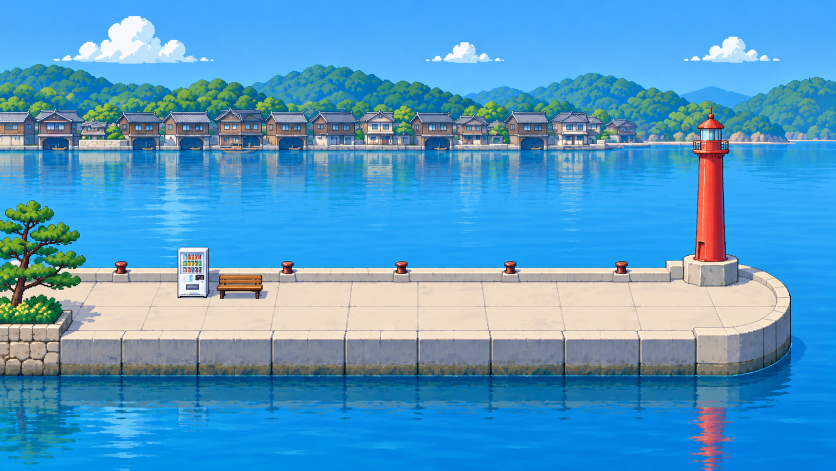
#> input picture src/assets/quiet_bay_src.webp, 1672 x 941 px (shown at 1/2 size)
$ python process_quiet_bay.py
#> lines starting #> are read from the running program, lines starting #| are printed output that depends on the picture; after the words box and inside, x2 and y2 are one past the last pixel; in counts of white or black regions, pixels touching at a corner belong together
"""Quiet Bay background: key the sky out (code sky shows through), scale to 1024x576, write the thumb.

Usage: python3 scripts/process_quiet_bay.py   (reads src/assets/quiet_bay_src.webp)
Sky = bright blue (b >= 228) or near-white cloud pixels, connected to the top edge, above the hills.
Distant blue-grey mountains are darker (b < 215), so they stay.
"""
import os
import numpy as np
from PIL import Image
from scipy import ndimage

ROOT = os.path.dirname(os.path.dirname(os.path.abspath(__file__)))
SRC = os.path.join(ROOT, 'src/assets/quiet_bay_src.webp')
OUT = os.path.join(ROOT, 'public/maps/quiet_bay.webp')
THUMB = os.path.join(ROOT, 'public/maps/thumbs/quiet_bay.webp')
W, H = 1024, 576


def main():
    im = Image.open(SRC).convert('RGB')
#> im is the input picture: PIL image 1672x941 RGB; mean R, G, B 82.2, 155.1, 199.7
    a = np.array(im).astype(int)
    r, g, b = a[..., 0], a[..., 1], a[..., 2]
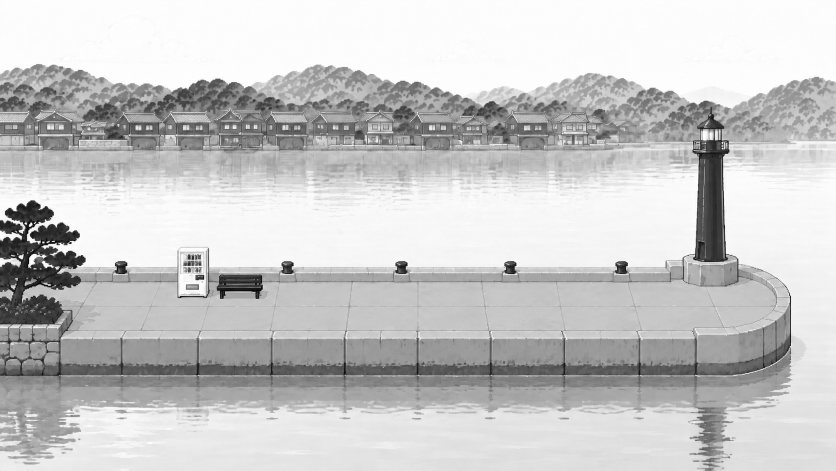
#> b: shape (941, 1672) int64 (shown at 1/2 size); min 0, max 255, mean 199.7
    blue = (b >= 228) & (g >= 150) & (r < g)
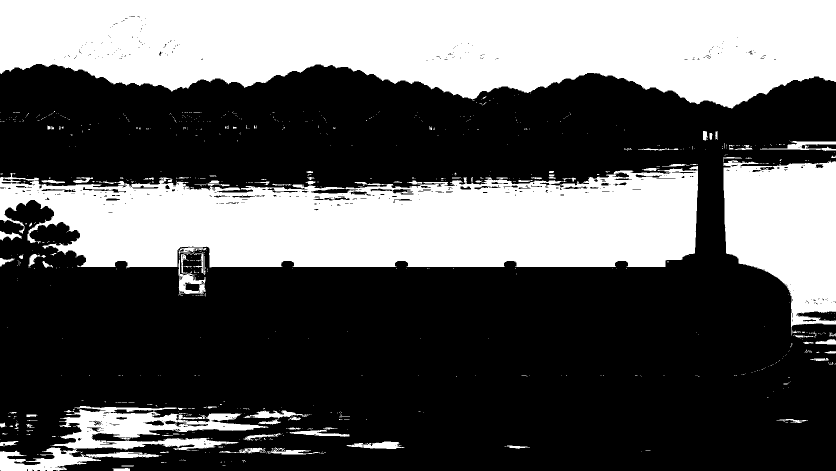
#> blue: shape (941, 1672) bool (shown at 1/2 size); 36.8% white; 840 white regions (741 under 20 px), largest, box (x1, y1, x2, y2) and area: (0, 0, 1672, 217) 275721, (0, 332, 1396, 535) 209154, (1447, 320, 1672, 671) 55451
    cloud = (r > 165) & (g > 195) & (b > 228)
#> cloud: shape (941, 1672) bool; 1.6% white; 710 white regions (647 under 20 px), largest, box (x1, y1, x2, y2) and area: (145, 32, 395, 127) 12490, (1404, 73, 1518, 125) 3440, (357, 495, 416, 592) 2296
    sky_like = blue | cloud
#> sky_like: shape (941, 1672) bool; 37.1% white; 1238 white regions (1098 under 20 px), largest, box (x1, y1, x2, y2) and area: (0, 0, 1672, 217) 276073, (0, 332, 1396, 535) 209154, (1447, 320, 1672, 671) 55451
    sky_like[int(a.shape[0] * 0.36):] = False  # never below the far shore
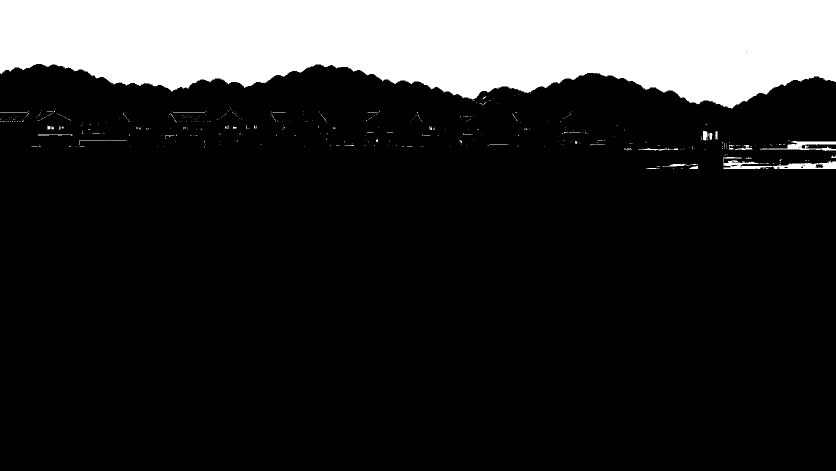
#> sky_like: shape (941, 1672) bool (shown at 1/2 size); 17.9% white; 449 white regions (418 under 20 px), largest, box (x1, y1, x2, y2) and area: (0, 0, 1672, 217) 276073, (1447, 320, 1672, 338) 2044, (1520, 282, 1672, 302) 1167
    lab, _ = ndimage.label(sky_like)
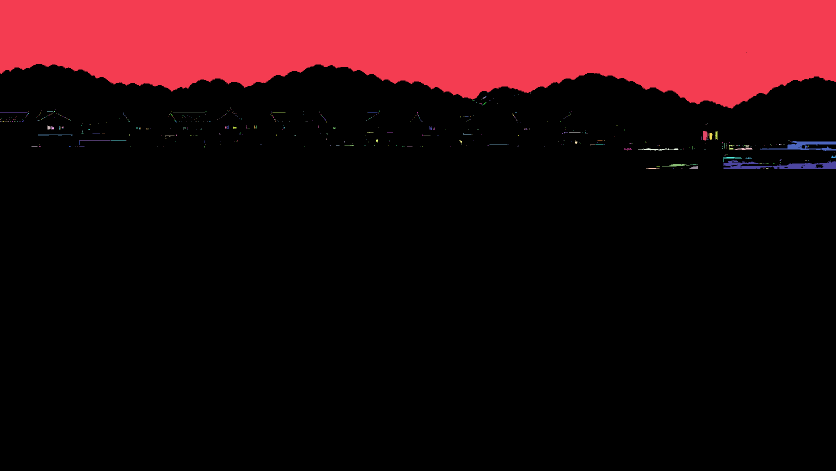
#> lab: shape (941, 1672) int32 (shown at 1/2 size); 512 distinct labels, from 0 to 511; one colour per label, 0 black
    top = set(np.unique(lab[0])) - {0}
#> top = 1 item
    sky = np.isin(lab, list(top))
#> sky: shape (941, 1672) bool; 17.5% white; 1 white region, box (x1, y1, x2, y2) and area: (0, 0, 1672, 217) 276073
    sky = ndimage.binary_closing(sky, iterations=2) & ~ndimage.binary_erosion(~sky_like, iterations=0)
#> sky: shape (941, 1672) bool; 17.3% white; 1 white region, box (x1, y1, x2, y2) and area: (2, 2, 1670, 217) 272297
    alpha = Image.fromarray(((~sky) * 255).astype(np.uint8))
    rgb = im.resize((W, H), Image.Resampling.LANCZOS)
    al = np.array(alpha.resize((W, H), Image.Resampling.BOX))
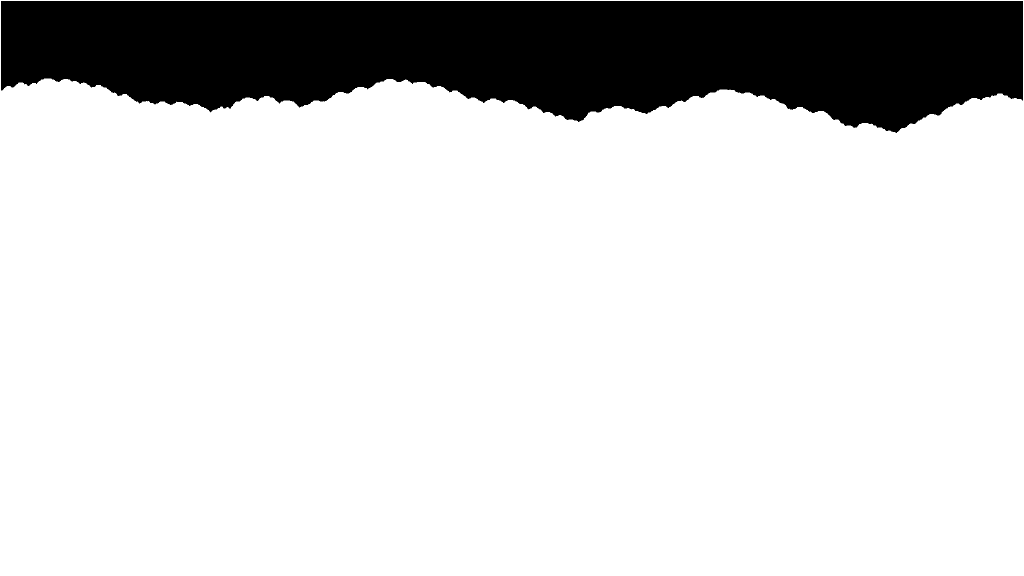
#> al: shape (576, 1024); min 0, max 255, mean 210.7
    al = np.where(al >= 140, 255, 0).astype(np.uint8)
#> al: shape (576, 1024); 82.6% white; 1 black region, box (x1, y1, x2, y2) and area: (1, 1, 1023, 133) 102549
    out = np.dstack([np.array(rgb), al])
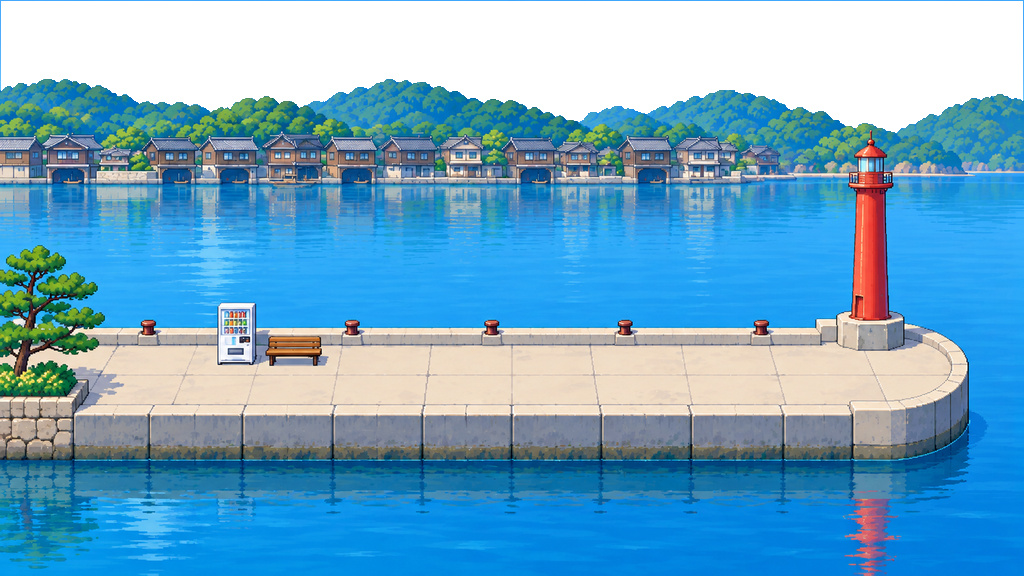
#> out: shape (576, 1024, 4); mean R, G, B, A 82.2, 155.1, 199.7, 210.7; transparent parts drawn white
    Image.fromarray(out, 'RGBA').save(OUT, 'WEBP', lossless=True)
    # horizon: lowest keyed row
    rows = np.nonzero((al == 0).any(axis=1))[0]
#> rows = 132 values from 1 to 132
    print('saved', OUT, 'sky rows 0..', rows.max() if len(rows) else None)
#| saved public/maps/quiet_bay.webp sky rows 0.. 132
    Image.fromarray(out, 'RGBA').convert('RGB').resize((320, 180), Image.Resampling.LANCZOS).save(THUMB, 'WEBP', quality=88)
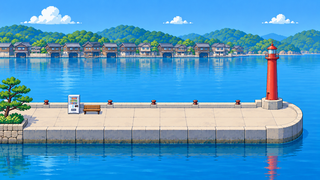
#> saved as quiet_bay.webp: PIL image 320x180 RGB; mean R, G, B 82.2, 155.1, 199.7
    print('thumb', THUMB)


if __name__ == '__main__':
    main()

$ run again, with src/assets/arrival_hall_src.webp copied over src/assets/quiet_bay_src.webp
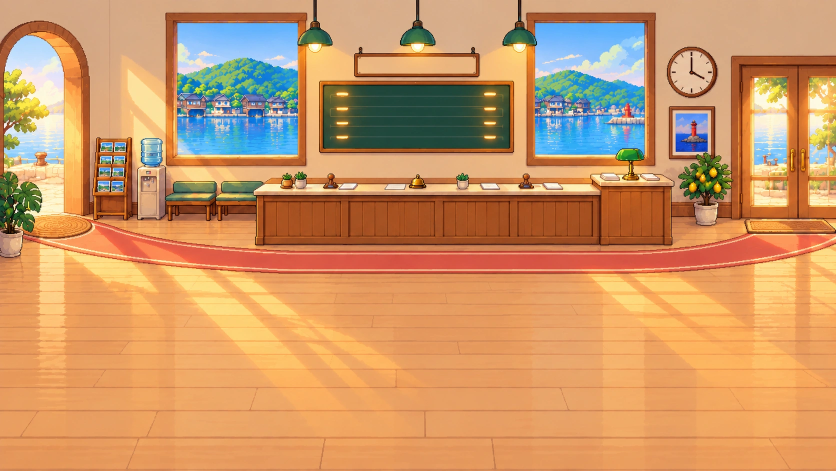
#> input picture src/assets/arrival_hall_src.webp, 1672 x 941 px (shown at 1/2 size)
#> in main, im is the input picture: PIL image 1672x941 RGB; mean R, G, B 203.9, 151, 103.8
#> blue: shape (941, 1672) bool; 4.6% white; 421 white regions (352 under 20 px), largest, box (x1, y1, x2, y2) and area: (1071, 47, 1288, 149) 18010, (355, 47, 595, 137) 17415, (1071, 232, 1288, 308) 10062
#> cloud: shape (941, 1672) bool; 1.5% white; 520 white regions (466 under 20 px), largest, box (x1, y1, x2, y2) and area: (10, 71, 127, 183) 7501, (9, 251, 127, 316) 3473, (1160, 97, 1288, 174) 3188
#> in main, `lab, _ = ndimage.label(sky_like)`:
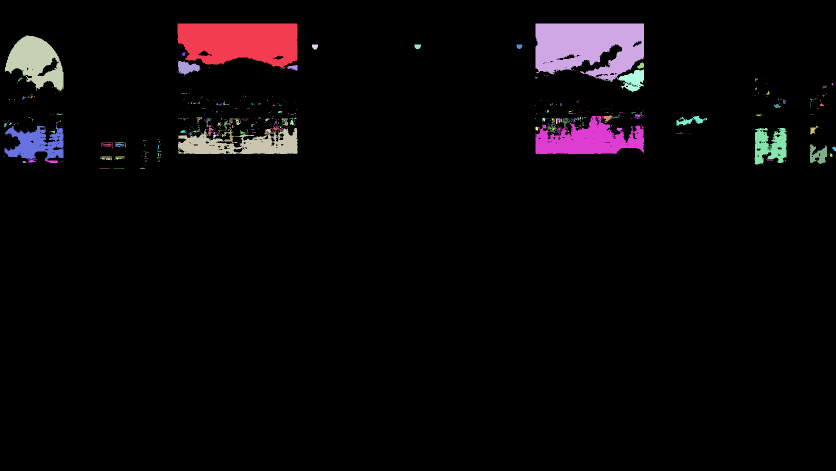
#> lab: shape (941, 1672) int32 (shown at 1/2 size); 544 distinct labels, from 0 to 543; one colour per label, 0 black
#> top = 0 items
#> sky: shape (941, 1672) bool; every value is 0
#> alpha: PIL image 1672x941 L; every value is 255
#> al: shape (576, 1024); every value is 255
#> rows = empty array
#| saved public/maps/quiet_bay.webp sky rows 0.. None
#> in main, `Image.fromarray(out, 'RGBA').convert('RGB').resize((320, 180), Image.R..`:
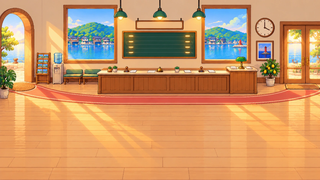
#> saved as quiet_bay.webp: PIL image 320x180 RGB; mean R, G, B 203.9, 151, 103.8
